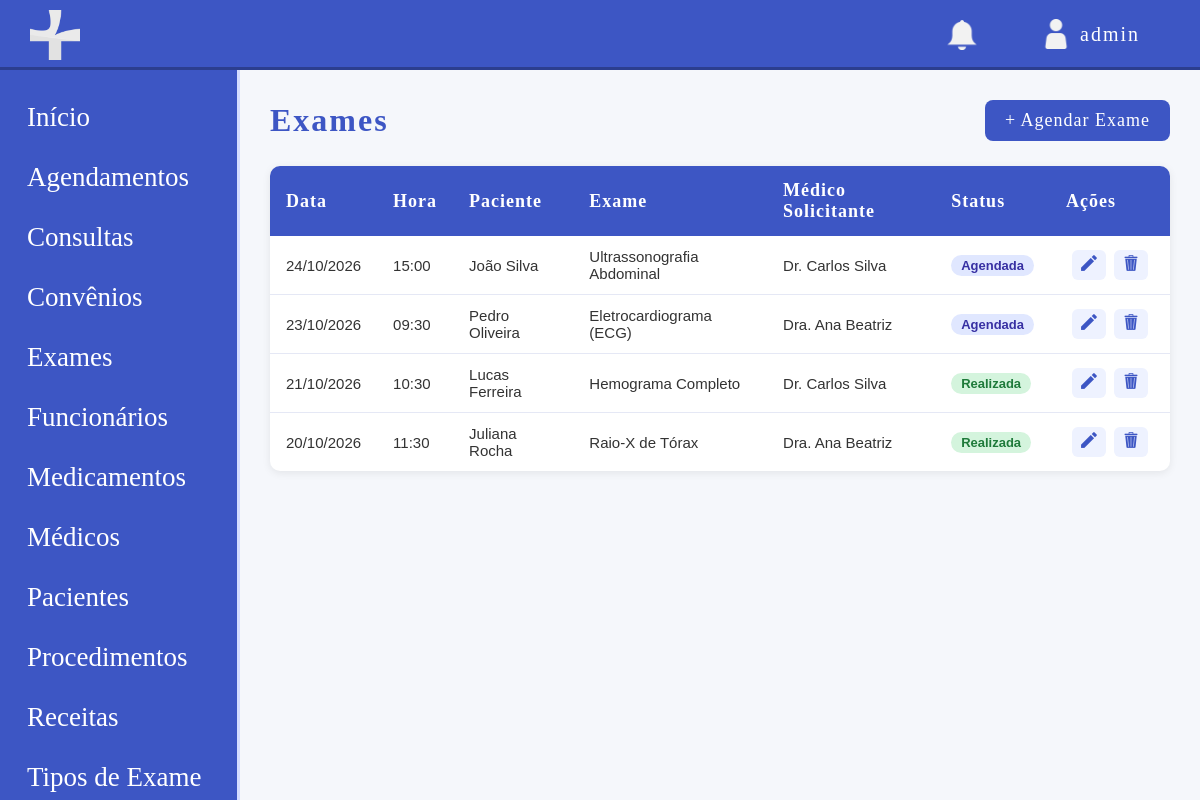
Screenshot of /modulos/exames/listar_exame.php (signed in) with the database file from the repository.
### tables this page shows
CREATE TABLE exame (
    id INT UNSIGNED NOT NULL AUTO_INCREMENT,
    id_consulta INT UNSIGNED NOT NULL,
    id_tipo INT UNSIGNED NOT NULL,
    data_realizacao DATE NOT NULL,
    hora_realizacao TIME NOT NULL,
    resultado TEXT,
    status ENUM('Agendada', 'Realizada', 'Cancelada') NOT NULL,
    observacoes TEXT,
    data_registro TIMESTAMP DEFAULT CURRENT_TIMESTAMP,
    PRIMARY KEY (id),
    KEY FK_exame_consulta (id_consulta),
    KEY FK_exame_tipoexame (id_tipo),
    CONSTRAINT FK_exame_consulta FOREIGN KEY (id_consulta) REFERENCES consulta (id),
    CONSTRAINT FK_exame_tipoexame FOREIGN KEY (id_tipo) REFERENCES tipo_exame (id)
);

CREATE TABLE paciente (
    id INT UNSIGNED NOT NULL AUTO_INCREMENT,
    id_convenio INT UNSIGNED DEFAULT NULL,
    nome VARCHAR(50) NOT NULL,
    email VARCHAR(100) NOT NULL,
    cpf CHAR(14) NOT NULL,
    rg VARCHAR(20) NOT NULL,
    data_nascimento DATE NOT NULL,
    telefone VARCHAR(20) NOT NULL,
    cep CHAR(9) NOT NULL,
    estado VARCHAR(50) NOT NULL,
    cidade VARCHAR(50) NOT NULL,
    bairro VARCHAR(50) NOT NULL,
    rua VARCHAR(200) NOT NULL,
    numero VARCHAR(15) NOT NULL,
    numero_convenio VARCHAR(30) DEFAULT NULL,
    condicoes_especiais TEXT,
    status ENUM('ATIVO', 'INATIVO') NOT NULL DEFAULT 'ATIVO',
    data_registro TIMESTAMP DEFAULT CURRENT_TIMESTAMP,
    PRIMARY KEY (id),
    UNIQUE KEY cpf (cpf),
    UNIQUE KEY rg (rg),
    KEY fk_paciente_convenio (id_convenio),
    CONSTRAINT fk_paciente_convenio FOREIGN KEY (id_convenio) REFERENCES convenio (id)
);

CREATE TABLE tipo_exame (
    id INT UNSIGNED NOT NULL AUTO_INCREMENT,
    nome VARCHAR(100) NOT NULL,
    ativo TINYINT(1) NOT NULL DEFAULT 1,
    data_registro TIMESTAMP DEFAULT CURRENT_TIMESTAMP,
    PRIMARY KEY (id),
    UNIQUE KEY nome (nome)
);

CREATE TABLE medico (
    id INT UNSIGNED NOT NULL AUTO_INCREMENT,
    nome VARCHAR(50) NOT NULL,
    email VARCHAR(100) NOT NULL,
    crm VARCHAR(20) NOT NULL,
    especialidade VARCHAR(50) DEFAULT NULL,
    cpf CHAR(14) NOT NULL,
    rg VARCHAR(20) NOT NULL,
    data_nascimento DATE NOT NULL,
    telefone VARCHAR(20) NOT NULL,
    cep CHAR(9) NOT NULL,
    estado VARCHAR(50) NOT NULL,
    cidade VARCHAR(50) NOT NULL,
    bairro VARCHAR(50) NOT NULL,
    rua VARCHAR(200) NOT NULL,
    numero VARCHAR(15) NOT NULL,
    salario DECIMAL(10,2) NOT NULL,
    status ENUM('ATIVO', 'INATIVO') NOT NULL DEFAULT 'ATIVO',
    data_registro TIMESTAMP DEFAULT CURRENT_TIMESTAMP,
    PRIMARY KEY (id),
    UNIQUE KEY CRMS (crm),
    UNIQUE KEY cpf (cpf),
    UNIQUE KEY rg (rg)
);

### modulos/exames/listar_exame.php (the view, shortened to what this page needs)
<?php
require '../../config/conexao.php';
$base = '/site-clinicamedica';
$sql = "SELECT e.*,
               t.nome AS nome_tipo,
               p.nome AS nome_paciente,
               m.nome AS nome_medico,
               e.data_realizacao, e.hora_realizacao
        FROM exame e
        JOIN tipo_exame t ON e.id_tipo = t.id
        JOIN consulta c ON e.id_consulta = c.id
        JOIN paciente p ON c.id_paciente = p.id
        JOIN medico m ON c.id_medico = m.id
        ORDER BY e.data_realizacao DESC, e.hora_realizacao DESC";
$exames = $pdo->query($sql)->fetchAll();
?>
<!DOCTYPE html>
<html lang="pt-br">
<head>
    <link rel="stylesheet" href="<?php echo $base; ?>/css/style.css">
</head>
<body class="dashbody">
    <?php include '../../includes/header.php'; ?>
    <div class="layout">
        <?php include '../../includes/sidebar.php'; ?>
        <main class="main">
            <div class="pagina-topo">
                <h1>Exames</h1>
                <a href="agendar_exame.php" class="btn-novo">+ Agendar Exame</a>
            </div>
            <?php if (count($exames) === 0): ?>
                <div class="vazio">
                    <p>Nenhum exame agendado ou realizado ainda.</p>
                    <a href="agendar_exame.php" class="btn-novo">Agendar o primeiro</a>
                </div>
            <?php else: ?>
                <table class="tabela">
                    <thead>
                        <tr>
                            <th>Data</th>
                            <th>Hora</th>
                            <th>Paciente</th>
                            <th>Exame</th>
                            <th>Médico Solicitante</th>
                            <th>Status</th>
                            <th style="width: 120px;">Ações</th>
                        </tr>
                    </thead>
                    <tbody>
                        <?php foreach ($exames as $e): ?>
                            <tr class="<?php echo $e['status'] === 'Cancelada' ? 'linha-inativa' : ''; ?>">
                                <td><?php echo date('d/m/Y', strtotime($e['data_realizacao'])); ?></td>
                                <td><?php echo substr($e['hora_realizacao'], 0, 5); ?></td>
                                <td><?php echo htmlspecialchars($e['nome_paciente']); ?></td>
                                <td><?php echo htmlspecialchars($e['nome_tipo']); ?></td>
                                <td><?php echo htmlspecialchars($e['nome_medico']); ?></td>
                                <td>
                                    <?php if ($e['status'] === 'Agendada'): ?>
                                        <span class="tag" style="background: #e0e7ff; color: #3730a3;">Agendada</span>
                                    <?php elseif ($e['status'] === 'Realizada'): ?>
                                        <span class="tag tag-ativo">Realizada</span>
                                    <?php else: ?>
                                        <span class="tag tag-inativo">Cancelada</span>
                                    <?php endif; ?>
                                </td>
                                <td class="acoes">
                                    <a href="remarcar_exame.php?id=<?php echo $e['id']; ?>" class="btn-acao" title="Editar">
                                        <img src="../../img/editar_icon.png" class="iconeacao" alt="Editar">
                                    </a>
                                    <a href="excluir_exame.php?id=<?php echo $e['id']; ?>"
                                       class="btn-acao btn-excluir"
                                       title="Excluir"
                                       onclick="return confirm('Tem certeza que deseja excluir este exame?');">
                                        <img src="../../img/excluir_icon.png" class="iconeacao" alt="Excluir">
                                    </a>
                                </td>
                            </tr>
                        <?php endforeach; ?>
                    </tbody>
                </table>
            <?php endif; ?>
        </main>
    </div>
</body>
</html>

### css/style.css (style rules this page uses)
* { margin: 0; padding: 0; box-sizing: border-box; }
body { font-family: Arial, sans-serif; background-color: #f5f7fb; color: #3d56c4; }
.layout { display: flex; }
.main { margin-left: 240px; padding: 100px 30px 30px; width: calc(100% - 240px); min-height: 100vh; }
.pagina-topo { display: flex; justify-content: space-between; align-items: center; margin-bottom: 25px; }
.pagina-topo h1 { font-family: 'Coolvetica'; font-size: 32px; color: #3d56c4; letter-spacing: 2px; }
.btn-novo { background-color: #3d56c4; color: white; text-decoration: none; padding: 10px 20px; border-radius: 8px; font-family: 'Coolvetica'; font-size: 18px; letter-spacing: 1px; transition: 0.2s; }
.tabela { width: 100%; border-collapse: collapse; background-color: white; border-radius: 10px; overflow: hidden; box-shadow: 0 2px 8px rgba(0,0,0,0.08); }
.tabela thead { background-color: #3d56c4; }
.tabela th { color: white; font-family: 'Coolvetica'; font-size: 18px; letter-spacing: 1px; padding: 14px 16px; text-align: left; }
.tabela td { padding: 12px 16px; border-bottom: 1px solid #e5e8f5; color: #333; font-size: 15px; }
.tabela tbody tr:last-child td { border-bottom: none; }
.tag { display: inline-block; padding: 3px 10px; border-radius: 12px; font-size: 13px; font-weight: 600; }
.tag-ativo { background-color: #d4f4dd; color: #1e7a3a; }
.acoes { text-align: center; white-space: nowrap; }
.btn-acao { display: inline-block; padding: 5px 9px; margin: 0 2px; border-radius: 6px; text-decoration: none; font-size: 16px; background-color: #eef2ff; transition: 0.2s; }
.iconeacao { width: 16px; height: 16px; }

### rows the page displays
exame: data_realizacao "24/10/2026", hora_realizacao "15:00", paciente.nome "João Silva", id_tipo.nome "Ultrassonografia Abdominal", medico.nome "Dr. Carlos Silva", status "Agendada"
exame: data_realizacao "23/10/2026", hora_realizacao "09:30", paciente.nome "Pedro Oliveira", id_tipo.nome "Eletrocardiograma (ECG)", medico.nome "Dra. Ana Beatriz", status "Agendada"
exame: data_realizacao "21/10/2026", hora_realizacao "10:30", paciente.nome "Lucas Ferreira", id_tipo.nome "Hemograma Completo", medico.nome "Dr. Carlos Silva", status "Realizada"
exame: data_realizacao "20/10/2026", hora_realizacao "11:30", paciente.nome "Juliana Rocha", id_tipo.nome "Raio-X de Tórax", medico.nome "Dra. Ana Beatriz", status "Realizada"

### other values shown
$nome_usuario "admin"
